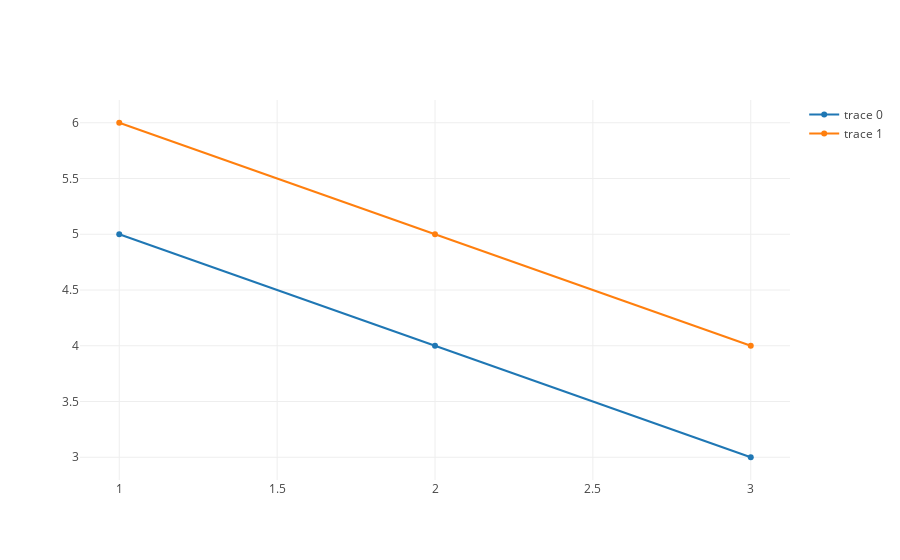

Source (notebook cell):
### Markdown cell above
## Multiple line plot

* Now you can see why a list is needed

### Code cell
pyo.iplot([{'x': [1, 2, 3], 'y':[5, 4, 3]}, {'x': [1, 2, 3], 'y':[6, 5, 4]}])

### Figure 1 — Plotly figure (JSON) as saved in the notebook; plotly's stock layout.template omitted (floating-point values rounded to 4 significant figures)
{"data": [{"type": "scatter", "uid": "3d9a2007-1546-426c-92f1-194a5f27fa12", "x": [1, 2, 3], "y": [5, 4, 3]}, {"type": "scatter", "uid": "d0a884c5-8bbb-48ed-ae88-cced63fdebfc", "x": [1, 2, 3], "y": [6, 5, 4]}], "layout": {}}
